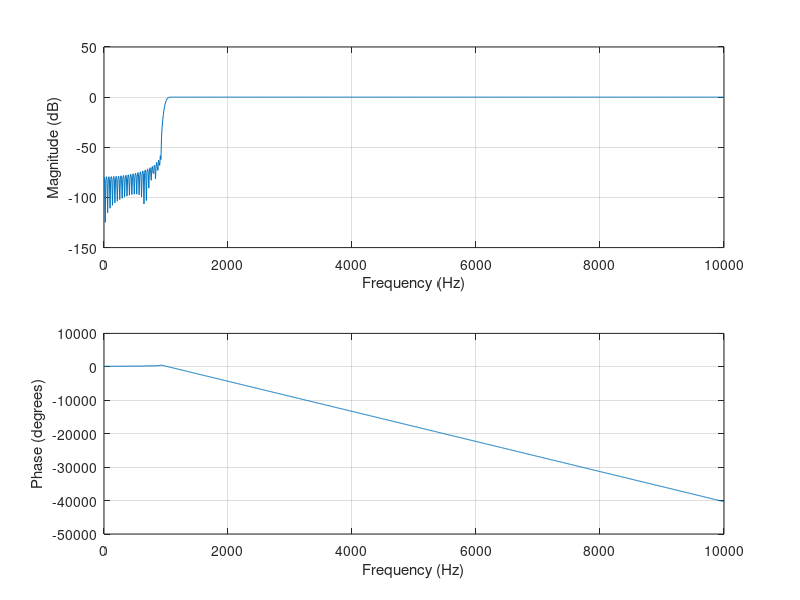

MATLAB code for this plot:
% Especificações do filtro
fs = 20000;  % Frequência de amostragem (20 kHz)
f_corte = 1000;  % Frequência de corte (1 kHz)
atenua = 50;  % Atenuação mínima na banda de rejeição (50 dB)

% Normalizando as frequências de corte para a faixa [0, 1]
normal_fc = f_corte / (fs / 2);

% Ordem do filtro (comprimento do filtro - 1)
ordem = 500;

% Filtro FIR
b = fir1(ordem, normal_fc, "high", kaiser(ordem+1, 0.1102 * atenua));

% Plot da resposta em frequência do filtro
freqz(b, 1, 1024, fs);
